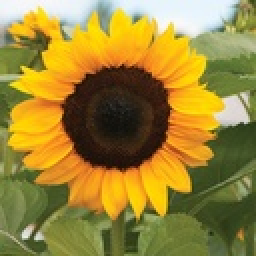
%> input picture pointpros/sunfl.jpg, 128 x 128 px, shrunk from 387 x 387 before the run (shown 2 times larger)
$ octave p2pbt.m   (GNU Octave 9; MATLAB toolbox functions it lacks are replaced by stand-ins)
%> lines starting %> are read from the running program, lines starting %| are printed output that depends on the picture
pkg load image
a=imread('sunfl.jpg');
%> a is the input picture: size 128x128x3 uint8; mean R, G, B 155.1, 133.5, 56.8
b=rgb2gray(a);
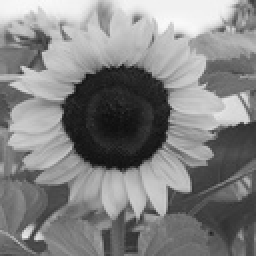
%> b: size 128x128 uint8 (shown 2 times larger); min 14, max 250, mean 131.2
x=rows(b);
%> x = 128
y=columns(b);
%> y = 128


for i=1:x
  for j=1:y
    for k=1:8
      c(i,j,k) = bitget(b(i,j),k);
    end
  end
end


for i=1:8
  d=255.*c(:,:,i);
  subplot(2,4,i);
  imshow(d);
end
%> this loop made 8 passes
%> pass 1, `d=255.*c(:,:,i);`:
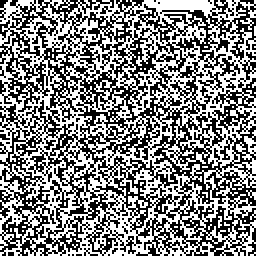
%> d: size 128x128 double (shown 2 times larger); 51.4% white; black in thin lines or dots
%> pass 2, `d=255.*c(:,:,i);`:
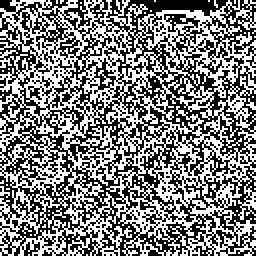
%> d: size 128x128 double (shown 2 times larger); 49.8% white in thin lines or dots
%> after the loop:
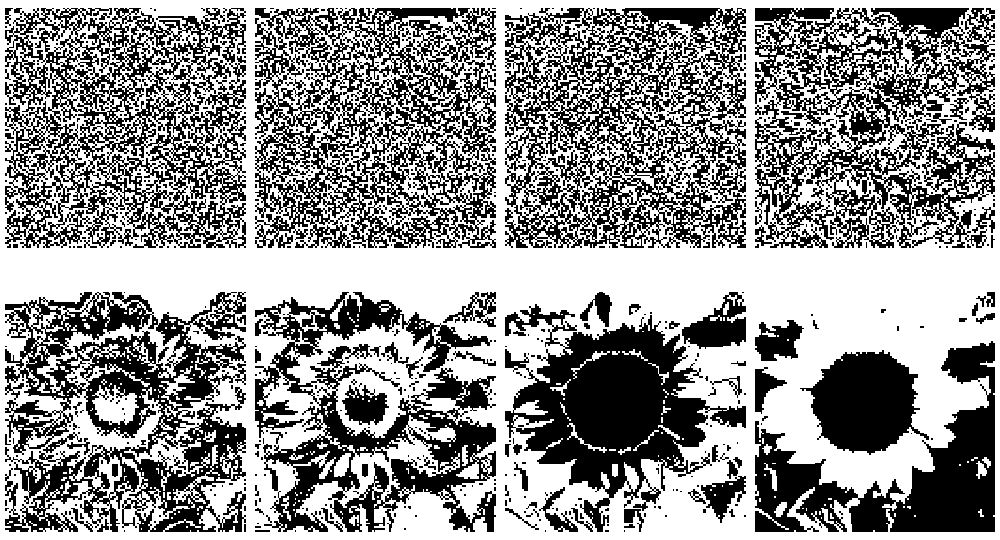
%> figure redrawn from the program's plot data, 8 panels
